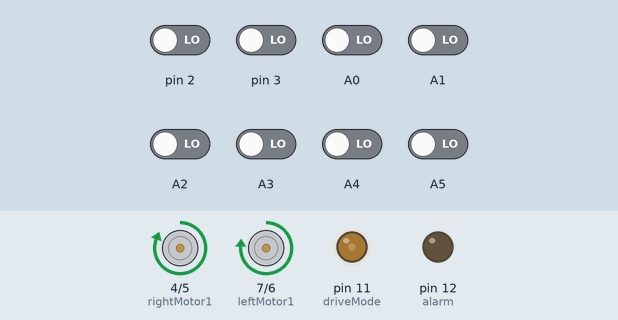
Simulated run of this sketch. Board: Arduino Uno, built with avr-gcc and run on an emulated ATmega328P. Shown: motor-driver pin pairs drawn as motors (green arrow = first pin HIGH = forward, orange = second pin HIGH = backward, longer = more drive, scaled by the enable pin), output pins drawn as LEDs (lit = HIGH). The test bench sets the inputs (shaded band); at power-on: A0–5, pin 2, pin 3 LOW.

Above: at 3.2 s.
3.3 s: pin 2 driven HIGH
At 3.7 s:
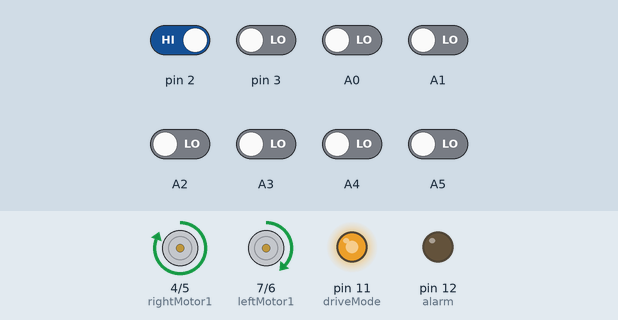
4.8 s: A1 driven HIGH
At 6.0 s:
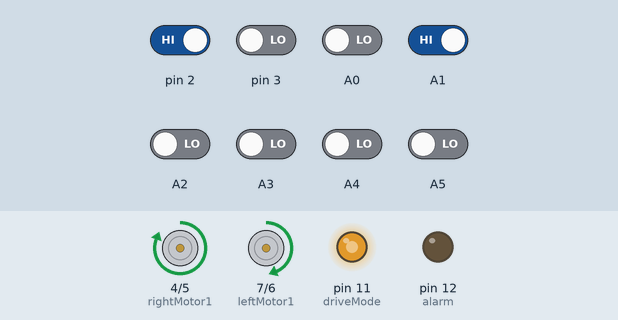
6.3 s: A2 driven HIGH
At 7.2 s:
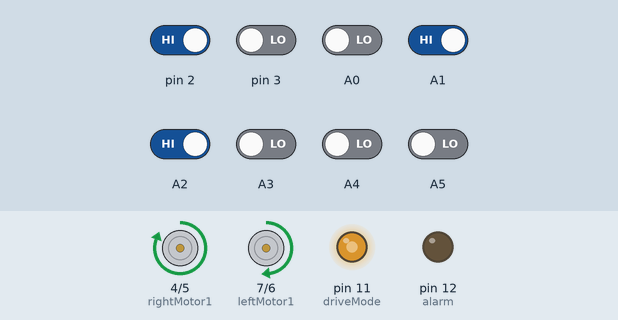
7.8 s: A0 driven HIGH
At 8.3 s:
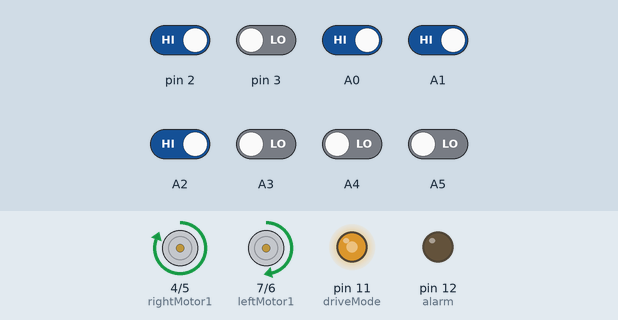
9.3 s: A3 driven HIGH
At 10.5 s:
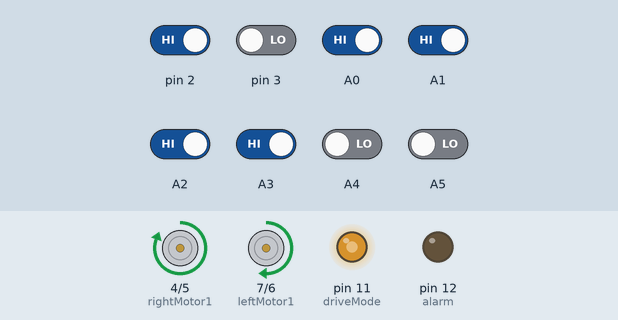
10.8 s: A5 driven HIGH
At 11.8 s:
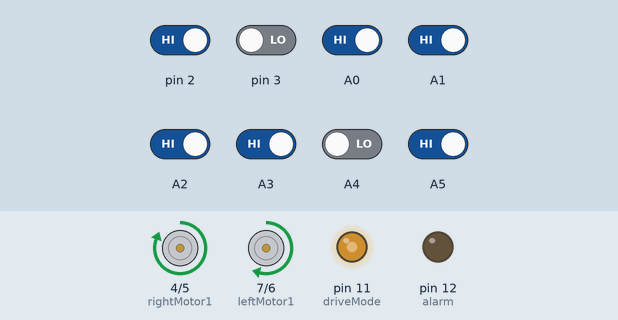
Timing chart, 0 to 13.3 s (numbered marks = the images above; inputs shaded):
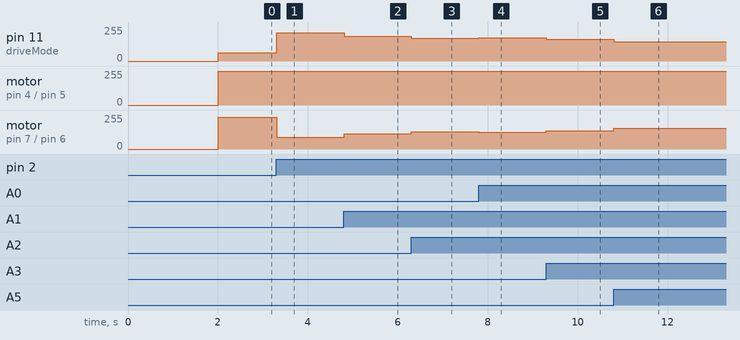

The sketch:

flood-fill.ino
```cpp
#include <QTRSensors.h>
#include <EEPROM.h>

#define DESTINATION 55
#define JUNCTION_DELAY 125
#define I 8
#define J 7
#define GRID_SIZE I*J

#define NUM_SENSORS  8     // number of sensors used

#define speedturn 180

#define alarm 12
#define driveMode 11
#define rightMotor1 4
#define rightMotor2 5
#define rightMotorPWM 11
#define leftMotor1 7
#define leftMotor2 6
#define leftMotorPWM 10
//#define motorPower A3

QTRSensorsRC qtrc((unsigned char[]) {
  A5, A4, A3, A2, A1, A0 , 2, 3
} , NUM_SENSORS, 2500, QTR_NO_EMITTER_PIN);


float kp = 0.25;
float kd = 0.75;
float ki = 0;
float integrator = 0;
int correction;
int setpoint = 350;
int pos = 0;
int sensorSum = 0;
float error = 0, lasterror = 0, integral = 0;
unsigned int sensors[8];
unsigned int sensors2[8];


int drivePastDelay = 100;
int leftbasespeed = 150;
int rightbasespeed = 150;
int leftmotorspeed = 0;
int rightmotorspeed = 0;

/***********************************************************************************************************/


bool justTurned = false;
bool reversed = false;
bool justStarted = true;
int junctionCount = 0;
int orientation = 0;
int address = 0;
char path[100] = "";
unsigned char path_length = 0;
/***********************************************************************************************************/

void setup()
{
  Serial.begin(9600);
  pinMode(alarm, OUTPUT);
  pinMode(driveMode, INPUT);
  pinMode(rightMotor1, OUTPUT);
  pinMode(rightMotor2, OUTPUT);
  pinMode(rightMotorPWM, OUTPUT);
  pinMode(leftMotor1, OUTPUT);
  pinMode(leftMotor2, OUTPUT);
  pinMode(leftMotorPWM, OUTPUT);
  //pinMode(motorPower, OUTPUT);

  delay(2000);
}

void loop()
{
//MazeSolve();
follow_line();
  //readSensors();
 // printSensorValues();
}

void readSensors() {
  qtrc.read(sensors2);
  for (unsigned char i = 0; i < NUM_SENSORS; i++)
  {
    if (sensors2[i] > 700) {
      sensors[i] = 1;
    } else {
      sensors[i] = 0;
    }
  }
  pos = 0;
  sensorSum = 0;
  for (int i = 0; i < NUM_SENSORS; i++) {
    pos += sensors[i] * 100 * i;
    sensorSum += sensors[i];
  }
  if (sensorSum != 0) {
    pos /= sensorSum;
  }
  //Serial.println(sensorSum);
}


void printSensorValues() {
  Serial.print(sensors[0]);
  Serial.print(", ");
  Serial.print(sensors[1]);
  Serial.print(", ");
  Serial.print(sensors[2]);
  Serial.print(", ");
  Serial.print(sensors[3]);
  Serial.print(", ");
  Serial.print(sensors[4]);
  Serial.print(", ");
  Serial.print(sensors[5]);
  Serial.print(", ");
  Serial.print(sensors[6]);
  Serial.print(",");
  Serial.println(sensors[7]);
}


void turn(char dir)
{
  Serial.println(dir);
  switch (dir)
  {
    case 'L':

      turnLeft();
    case 'R':
      turnRight();
    case 'B':
      turnBack();
    case 'S':
      break;
  }
}


char select_turn(unsigned char found_left, unsigned char found_straight, unsigned char found_right)
{
  if (found_left)
    return 'L';
  else if (found_straight)
    return 'S';
  else if (found_right)
    return 'R';
  else
    return 'B';
} // end select_turn


void turnRight() {
  move(0, 0, 1);
  move(1, 0, 1);
  delay(50);
  move(1, rightbasespeed, 1);
  move(0, leftbasespeed, 0);
  delay(200);
  readSensors();
  while (sensors[6] != 1) {
    readSensors();
  }

  while (sensors[3] != 1) {
    readSensors();
  }
  move(0, 0, 1);
  move(1, 0, 1);
  delay(50);
}

void turnLeft() {
  move(0, 0, 1);
  move(1, 0, 1);
  delay(50);
  move(1, 100, 0);
  move(0, 100, 1);
  delay(200);
  readSensors();
  while (sensors[1] != 1) {
    readSensors();
  }
  while (sensors[4] != 1) {
    readSensors();
  }
  move(0, 0, 1);
  move(1, 0, 1);
  delay(50);
}

void turnBack() {

  move(0, 0, 1);
  move(1, 0, 1);
  delay(50);
  move(1, rightbasespeed, 1);
  move(0, leftbasespeed, 0);
  delay(200);
  readSensors();
  while (sensors[6] != 1) {
    readSensors();
    //printSensorValues();
  }
  while (sensors[3] != 1) {
    readSensors();
    //printSensorValues();
  }

  move(0, 0, 1);
  move(1, 0, 1);
  delay(50);
}


void move(int motor, int speed, int direction) {

  boolean inPin1 = HIGH;
  boolean inPin2 = LOW;

  if (direction == 1) {
    inPin1 = HIGH;
    inPin2 = LOW;
  }
  if (direction == 0) {
    inPin1 = LOW;
    inPin2 = HIGH;
  }

  if (motor == 0) {
    digitalWrite(leftMotor1, inPin1);
    digitalWrite(leftMotor2, inPin2);
    analogWrite(leftMotorPWM, speed);
  }
  if (motor == 1) {
    digitalWrite(rightMotor1, inPin1);
    digitalWrite(rightMotor2, inPin2);
    analogWrite(rightMotorPWM, speed);
  }
}


void MazeSolve()
{
  // Loop until we have solved the maze.
  while (1)
  {
    // FIRST MAIN LOOP BODY
    follow_line();

    // Drive straight a bit.  This helps us in case we entered the
    // intersection at an angle.
    digitalWrite(leftMotor1, HIGH);
    digitalWrite(leftMotor2, LOW);
    analogWrite(leftMotorPWM, 100);
    digitalWrite(rightMotor1, HIGH);
    digitalWrite(rightMotor2, LOW);
    analogWrite(rightMotorPWM, 100);
    delay(25);

    // These variables record whether the robot has seen a line to the
    // left, straight ahead, and right, whil examining the current
    // intersection.
    unsigned char found_left = 0;
    unsigned char found_straight = 0;
    unsigned char found_right = 0;

    // Now read the sensors and check the intersection type.
    readSensors();

    // Check for left and right exits.
    if (sensors[0] > 200 && sensors[1] > 200) //  && sensors[2] > 200 && sensors[3] > 200)
      found_right = 1;
    if (sensors[7] > 200 && sensors[6] > 200) // && sensors[5] > 200 && sensors[4] > 200)
      found_left = 1;

    // Drive straight a bit more - this is enough to line up our
    // wheels with the intersection.
    digitalWrite(leftMotor1, HIGH);
    digitalWrite(leftMotor2, LOW);
    analogWrite(leftMotorPWM, 100);
    digitalWrite(rightMotor1, HIGH);
    digitalWrite(rightMotor2, LOW);
    analogWrite(rightMotorPWM, 100);
    delay(drivePastDelay);

    readSensors();
    if (sensors[1] > 200 || sensors[2] > 200 || sensors[3] > 200 || sensors[4] > 200 || sensors[5] > 200 || sensors[6] > 200)
      found_straight = 1;

    if (sensors[0] > 600 && sensors[1] > 600 && sensors[2] > 600 && sensors[3] > 600 && sensors[4] > 600 && sensors[5] > 600 && sensors[6] > 600 && sensors[7] > 600  )
      break;

    Serial.print("left right straight : ");
    Serial.println(found_left);
    Serial.println(found_right);
    Serial.println(found_straight);
    unsigned char dir = select_turn(found_left, found_straight, found_right);

    // Make the turn indicated by the path.
    turn(dir);

    // Store the intersection in the path variable.
    path[path_length] = dir;
    path_length ++;

    // Simplify the learned path.
    simplify_path();
  }
  analogWrite(leftMotorPWM, 0);  // stop both motors
  analogWrite(rightMotorPWM, 0);
  // Solved the maze!
  digitalWrite(9, HIGH);
  delay(1000);
  digitalWrite(9, LOW);
  for (int i = 0; i++; i < path_length) {
    Serial.println(path[i]);
  }
  // Now enter an infinite loop - we can re-run the maze as many
  // times as we want to.
  while (1)
  {

    delay(10000);
    MazeSolve();

  } // end running solved

}

void simplify_path()
{
  // only simplify the path if the second-to-last turn was a 'B'
  if (path_length < 3 || path[path_length - 2] != 'B')
    return;

  int total_angle = 0;
  int i;
  for (i = 1; i <= 3; i++)
  {
    switch (path[path_length - i])
    {
      case 'R':
        total_angle += 90;
        break;
      case 'L':
        total_angle += 270;
        break;
      case 'B':
        total_angle += 180;
        break;
    }
  }

  // Get the angle as a number between 0 and 360 degrees.
  total_angle = total_angle % 360;

  // Replace all of those turns with a single one.
  switch (total_angle)
  {
    case 0:
      path[path_length - 3] = 'S';
      break;
    case 90:
      path[path_length - 3] = 'R';
      break;
    case 180:
      path[path_length - 3] = 'B';
      break;
    case 270:
      path[path_length - 3] = 'L';
      break;
  }

  // The path is now two steps shorter.
  path_length -= 2;
}

void follow_line(){
  while(1){
    lineFollow();
    if(detectJunction() || detectDeadEnd()){
      break;
    }
  }
}

void lineFollow() {
  readSensors();
  error = pos - setpoint;
  correction = kp * error + kd * (error - lasterror) + ki * integral;
  //Serial.println(correction);
  //delay(500);
  lasterror = error;
  integral += error;
  leftmotorspeed = leftbasespeed + correction;
  rightmotorspeed = rightbasespeed - correction;

  if (leftmotorspeed < 50) leftmotorspeed = 50;
  if (leftmotorspeed > 250) leftmotorspeed = 250;
  if (rightmotorspeed < 50) rightmotorspeed = 50;
  if (rightmotorspeed > 250) rightmotorspeed = 250;

  move(0, rightmotorspeed, 1);
  move(1, leftmotorspeed, 1);
}


bool detectJunction() {
  if (sensorSum == 8 || (sensorSum >= 5 && (sensors[0] == 0 || sensors[7] == 0))) {
    return true;
  } else {
    return false;
  }
}

bool detectDeadEnd() {
  if (sensors[0] == 0 && sensors[1] == 0 && sensors[2] == 0 && sensors[3] == 0 && sensors[4] == 0 && sensors[5] == 0 && sensors[6] == 0 && sensors[7] == 0) {
    //beepTone();
    return true;
  } else {
    return false;
  }
}
```

Measured:
- after the input at 3.3 s, pin 11 (driveMode): 63/255 → 212/255 at once; motor on pin 7 (leftMotor1) / pin 6 (leftMotor2): forward 237/255 → forward 88/255 at once
- after the input at 4.8 s, pin 11 (driveMode): 212/255 → 187/255 at once; motor on pin 7 (leftMotor1) / pin 6 (leftMotor2): forward 88/255 → forward 113/255 at once
- after the input at 6.3 s, pin 11 (driveMode): 187/255 → 170/255 at once; motor on pin 7 (leftMotor1) / pin 6 (leftMotor2): forward 113/255 → forward 130/255 at once
- after the input at 7.8 s, pin 11 (driveMode): 170/255 → 175/255 at once; motor on pin 7 (leftMotor1) / pin 6 (leftMotor2): forward 130/255 → forward 125/255 at once
- after the input at 9.3 s, pin 11 (driveMode): 175/255 → 162/255 at once; motor on pin 7 (leftMotor1) / pin 6 (leftMotor2): forward 125/255 → forward 138/255 at once
- after the input at 10.8 s, pin 11 (driveMode): 162/255 → 146/255 at once; motor on pin 7 (leftMotor1) / pin 6 (leftMotor2): forward 138/255 → forward 154/255 at once
